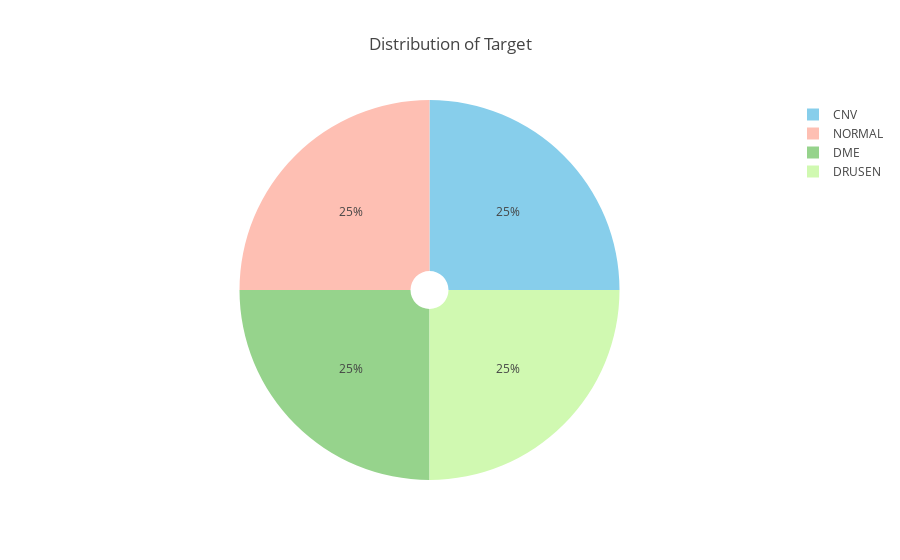

The notebook cell this image was saved under:
### Markdown cell above
#### Distribution of Images

There are between approximately 36000 training images in each category.

### Code cell
F=cat_df['category'].value_counts().sort_values(ascending=False)[:15]
label=F.index
size=F.values
colors = ['skyblue', '#FEBFB3', '#96D38C', '#D0F9B1', 'gold', 'orange', 'lightgrey', 
          'lightblue','lightgreen','aqua','yellow','#D4E157','#D1C4E9','#1A237E','#64B5F6','#009688',
          '#1DE9B6','#66BB6A','#689F38','#FFB300']
trace =go.Pie(labels=label, values=size, marker=dict(colors=colors), hole=.1)
data_trace = [trace]
layout = go.Layout(title='Distribution of Target')
fig=go.Figure(data=data_trace,layout=layout)
py.iplot(fig)

### Figure 1 — Plotly figure (JSON) as saved in the notebook; plotly's stock layout.template omitted (floating-point values rounded to 4 significant figures)
{"data": [{"hole": 0.1, "labels": ["CNV", "NORMAL", "DME", "DRUSEN"], "marker": {"colors": ["skyblue", "#FEBFB3", "#96D38C", "#D0F9B1", "gold", "orange", "lightgrey", "lightblue", "lightgreen", "aqua", "yellow", "#D4E157", "#D1C4E9", "#1A237E", "#64B5F6", "#009688", "#1DE9B6", "#66BB6A", "#689F38", "#FFB300"]}, "type": "pie", "uid": "f62372a1-7cb1-488d-ad23-a7ef726e2ae1", "values": [1, 1, 1, 1]}], "layout": {"title": {"text": "Distribution of Target"}}}
